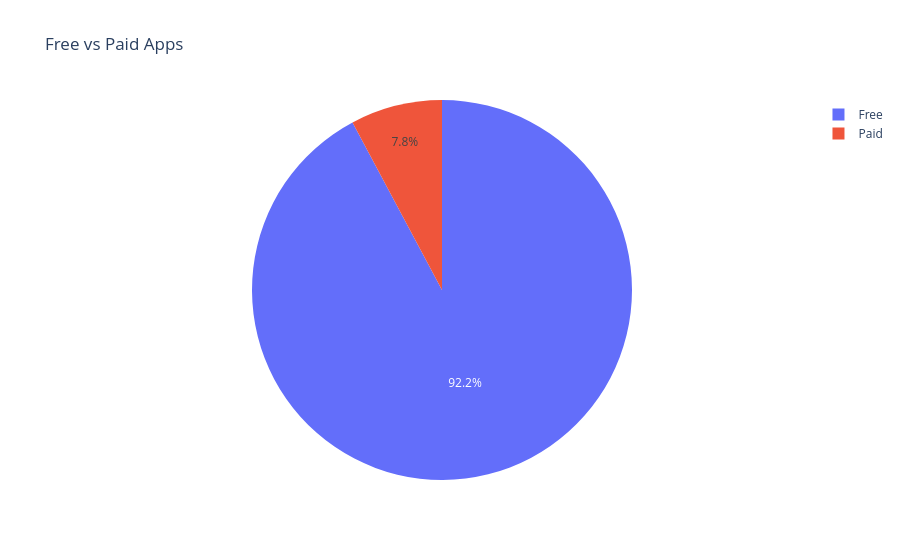

Notebook code for this chart:
### Markdown cell above
#### What share of apps are Free vs Paid?

### Code cell
type_counts = df['Type'].value_counts().reset_index()
fig = px.pie(type_counts, names='Type', values='count', title='Free vs Paid Apps')

fig.show()

### Figure 1 — Plotly figure (JSON) as saved in the notebook; plotly's stock layout.template omitted (floating-point values rounded to 4 significant figures)
{"data": [{"domain": {"x": [0, 1], "y": [0, 1]}, "hovertemplate": "Type=%{label}<br>count=%{value}<extra></extra>", "labels": ["Free", "Paid"], "legendgroup": "", "name": "", "showlegend": true, "type": "pie", "values": [8895, 753]}], "layout": {"legend": {"tracegroupgap": 0}, "title": {"text": "Free vs Paid Apps"}}}
